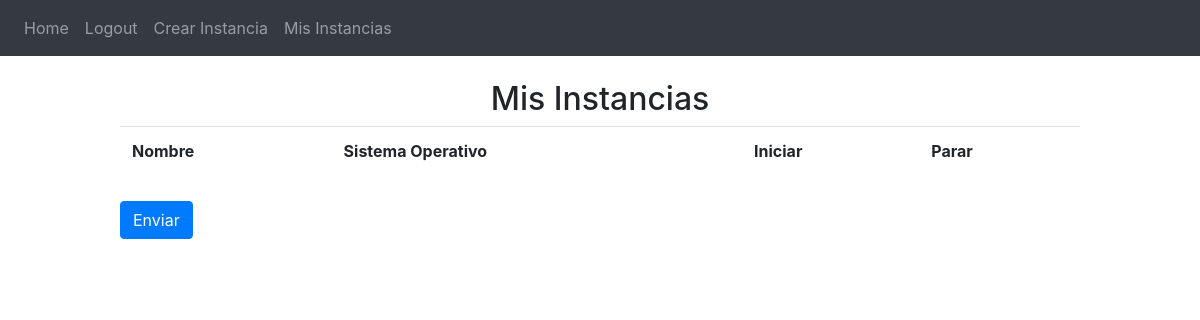
Page /misInstancias (signed in) on the earlier database version.
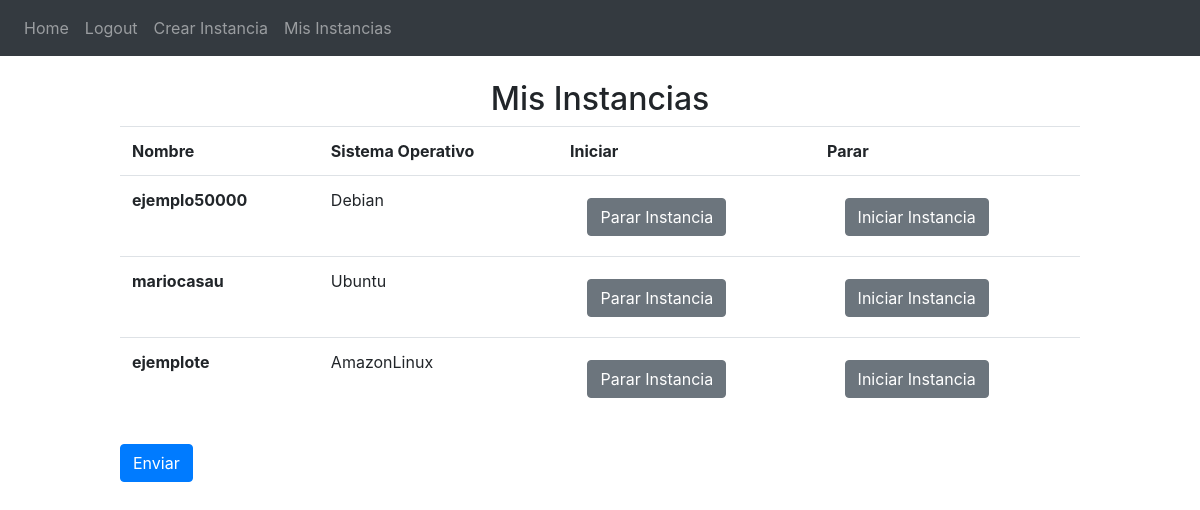
Same page on the later database version.
### website/models.py (models this page shows)
class Instancia(db.Model):
    id = db.Column(db.String(50), primary_key=True)
    user_id = db.Column(db.Integer, ForeignKey('usuario.id'))
    name = db.Column(db.String(150))
    opsys = db.Column(db.String(50))
    keypairs = db.Column(db.String(50))

### website/views.py (the view, shortened to what this page needs)
@views.route('/misInstancias', methods=['GET','POST'])
@login_required
def mis_instancias():
    return render_template('misinstancias.html',  user=current_user)

### website/__init__.py (called while the page is built)
def create_app():
    app = Flask(__name__)
    app.config['SECRET_KEY'] = 'asdjlkasdj lkasdjlkdj'
    app.config['SQLALCHEMY_DATABASE_URI'] = f'sqlite:///{DB_NAME}'
    db.init_app(app)
    from .views import views
    from .auth import auth
    app.register_blueprint(views, url_prefix='/')
    app.register_blueprint(auth, url_prefix='/')
    from .models import Usuario, Instancia
    create_database(app)
    login_manager = LoginManager()
    login_manager.login_view = 'auth.login'
    login_manager.init_app(app)
    @login_manager.user_loader
    def load_user(id):
        return Usuario.query.get(int(id))
    return app

### website/templates/misinstancias.html (shortened to what this page needs)
{% extends 'base.html' %}
{% block content %}
    <h2 class="text-center mt-4">Mis Instancias</h2>
    <form method='POST' class="form-group">
        <table class="table">
                <tr>
                    <th scope="col">Nombre</th>
                    <th scope="col">Sistema Operativo</th>
                    <th scope="col">Iniciar</th>
                    <th scope="col">Parar</th>
                </tr>
              {% for Instancia in user.Instance %}
                <tr>
                    <th scope="row">{{ Instancia.name }}</th>
                    <td>{{ Instancia.opsys }}</td>
                    <td>
                        <label class="btn btn-secondary" for="parar{{ Instancia.name }}">Parar Instancia</label>
                    </td>
                    <td>
                        <label class="btn btn-secondary" for="iniciar{{ Instancia.name }}">Iniciar Instancia</label>
                    </td>
                </tr>
            {% endfor %}
        </table>
        <button type="submit" class="btn btn-primary enviar">Enviar</button>
    </form>
{% endblock %}

### website/templates/base.html (shortened to what this page needs)
<!DOCTYPE html>
<html lang="es">
	<head>
		<link
		  rel="stylesheet"
		  href="https://stackpath.bootstrapcdn.com/bootstrap/4.4.1/css/bootstrap.min.css"
		/>
		<link
		  rel="stylesheet"
		  href="https://stackpath.bootstrapcdn.com/font-awesome/4.7.0/css/font-awesome.min.css"
		/>
	</head>
	<body>
		<header>
			<nav class="navbar navbar-expand-lg navbar-dark bg-dark">
				<ul class="navbar-nav">
					{% if user.is_authenticated %}
					<li><a href="/" class="nav-item nav-link" id="home">Home</a></li>
					<li><a href="/logout" class="nav-item nav-link" id="logout">Logout</a></li>
					<li><a href="/createInstance" class="nav-item nav-link" id="createInstance">Crear Instancia</a></li>
					<li><a href="/misInstancias" class="nav-item nav-link" id="misInstancias">Mis Instancias</a></li>
					{% else %}
					<li><a href="/sign-in" class="nav-item nav-link" id="signin">Sign-In</a></li>
					<li><a href="/login" class="nav-item nav-link" id="login">Login</a></li>
					{% endif %}
				</ul>
			</nav>
		</header>
		{% block content%}
		{% endblock %}
	</body>
</html>

### website/templates/misinstancias.html (style rules this page uses)
label { cursor:pointer; margin-top:10px; }
form { width:80%; margin:auto; }
button.enviar { margin:10px auto; }

Differences in the rows shown:
added Instancia: name "ejemplo50000", opsys "Debian"
added Instancia: name "mariocasau", opsys "Ubuntu"
added Instancia: name "ejemplote", opsys "AmazonLinux"
